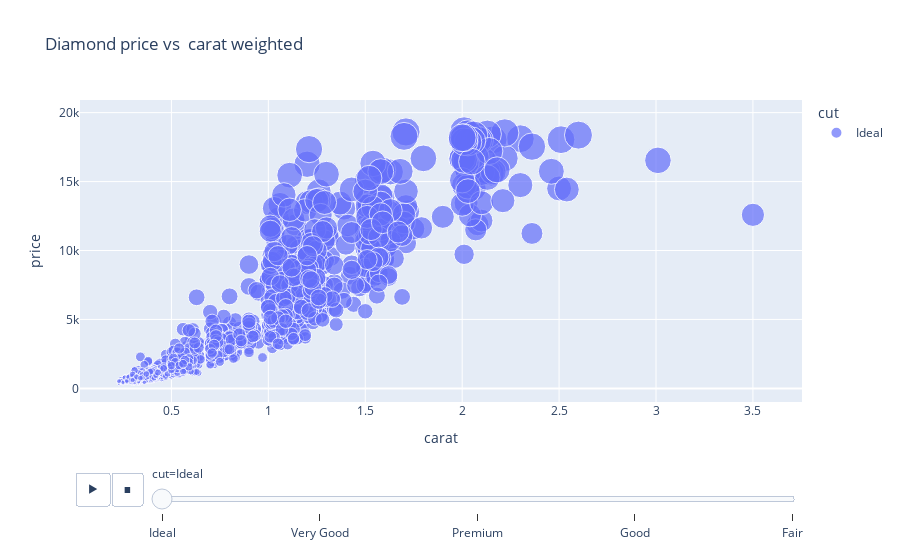

The cell this chart's notebook holds for it:
### Markdown cell above
# Animated Video plot

### Code cell
# Scatter plot 
fig =px.scatter(df ,x ='carat' ,y ='price' ,
                color='cut',
                size='price',
                animation_frame='cut',
                title='Diamond price vs  carat weighted ')
fig.show()

### Figure 1 — Plotly figure (JSON) as saved in the notebook; plotly's stock layout.template omitted (floating-point values rounded to 4 significant figures; data arrays with more than 128 entries replaced by an {"elided": "..."} marker saying what was removed)
{"data": [{"hovertemplate": "cut=Ideal<br>carat=%{x}<br>price=%{marker.size}<extra></extra>", "legendgroup": "Ideal", "marker": {"color": "#636efa", "size": {"elided": "2184 int values"}, "sizemode": "area", "sizeref": 46.7, "symbol": "circle"}, "mode": "markers", "name": "Ideal", "orientation": "v", "showlegend": true, "type": "scatter", "x": {"elided": "2184 float values"}, "xaxis": "x", "y": {"elided": "2184 int values"}, "yaxis": "y"}], "layout": {"legend": {"itemsizing": "constant", "title": {"text": "cut"}, "tracegroupgap": 0}, "sliders": [{"active": 0, "currentvalue": {"prefix": "cut="}, "len": 0.9, "pad": {"b": 10, "t": 60}, "steps": [{"args": [["Ideal"], {"frame": {"duration": 0, "redraw": false}, "fromcurrent": true, "mode": "immediate", "transition": {"duration": 0, "easing": "linear"}}], "label": "Ideal", "method": "animate"}, {"args": [["Very Good"], {"frame": {"duration": 0, "redraw": false}, "fromcurrent": true, "mode": "immediate", "transition": {"duration": 0, "easing": "linear"}}], "label": "Very Good", "method": "animate"}, {"args": [["Premium"], {"frame": {"duration": 0, "redraw": false}, "fromcurrent": true, "mode": "immediate", "transition": {"duration": 0, "easing": "linear"}}], "label": "Premium", "method": "animate"}, {"args": [["Good"], {"frame": {"duration": 0, "redraw": false}, "fromcurrent": true, "mode": "immediate", "transition": {"duration": 0, "easing": "linear"}}], "label": "Good", "method": "animate"}, {"args": [["Fair"], {"frame": {"duration": 0, "redraw": false}, "fromcurrent": true, "mode": "immediate", "transition": {"duration": 0, "easing": "linear"}}], "label": "Fair", "method": "animate"}], "x": 0.1, "xanchor": "left", "y": 0, "yanchor": "top"}], "title": {"text": "Diamond price vs  carat weighted "}, "updatemenus": [{"buttons": [{"args": [null, {"frame": {"duration": 500, "redraw": false}, "fromcurrent": true, "mode": "immediate", "transition": {"duration": 500, "easing": "linear"}}], "label": "&#9654;", "method": "animate"}, {"args": [[null], {"frame": {"duration": 0, "redraw": false}, "fromcurrent": true, "mode": "immediate", "transition": {"duration": 0, "easing": "linear"}}], "label": "&#9724;", "method": "animate"}], "direction": "left", "pad": {"r": 10, "t": 70}, "showactive": false, "type": "buttons", "x": 0.1, "xanchor": "right", "y": 0, "yanchor": "top"}], "xaxis": {"anchor": "y", "domain": [0, 1], "title": {"text": "carat"}}, "yaxis": {"anchor": "x", "domain": [0, 1], "title": {"text": "price"}}}}
